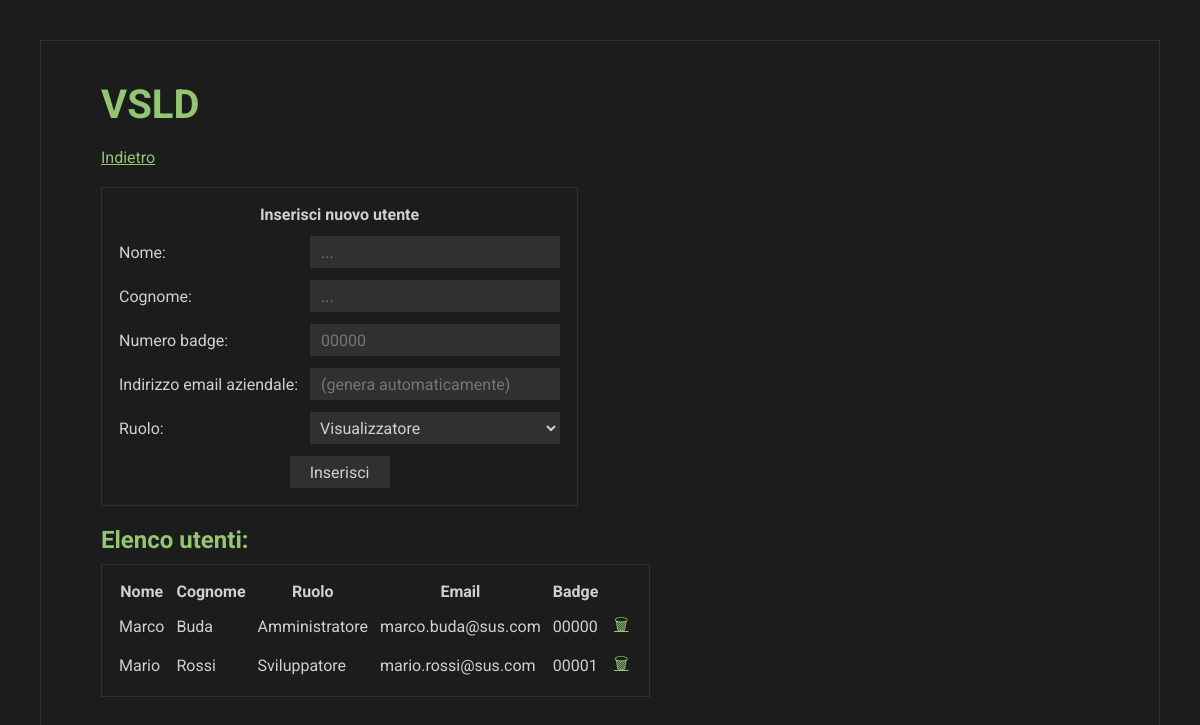
Page /Gruppo2549_Elaborato/vsld/users.php (signed in) on the committed database.
### tables this page shows
CREATE TABLE Utenti (
    Email VARCHAR(255) PRIMARY KEY,
    NumeroBadge CHAR(5) NOT NULL UNIQUE,
    Nome VARCHAR(30) NOT NULL,
    Cognome VARCHAR(60) NOT NULL,
    Password VARCHAR(60) NOT NULL,
    Ruolo ENUM('Visualizzatore', 'Sviluppatore', 'Amministratore') NOT NULL
);

### Gruppo2549_Elaborato/vsld/users.php (the view, shortened to what this page needs)
<!DOCTYPE html>
<html lang="it" dir="ltr">
      <head>
            <link rel="stylesheet" href="./style.css">
      </head>
      <body>
            <section>
                  <h1>VSLD</h1>
            </section>
            <section>
                  <a href="./internal.php">Indietro</a>
            </section>
            <section>
                  <form method=POST action="./users.php">
      			<table>
                              <tr>
                                    <th colspan=2>Inserisci nuovo utente</th>
                              </tr>
      				<tr>
      					<td>
      						<label for=first_name>Nome:</label>
      					</td>
      					<td>
      						<input class=text-wide type=text required id=first_name name=first_name maxlength=30 placeholder="...">
      					</td>
      				</tr>
      				<tr>
                                    <td>
      						<label for=last_name>Cognome:</label>
      					</td>
      					<td>
      						<input class=text-wide type=text required id=last_name name=last_name maxlength=60 placeholder="...">
      					</td>
      				</tr>
                              <tr>
                                    <td>
      						<label for=badge_number>Numero badge:</label>
      					</td>
      					<td>
      						<input class=text-wide type=text required id=badge_number name=badge_number pattern=".{5}" title="Inserisci 5 caratteri." placeholder="00000">
      					</td>
      				</tr>
                              <tr>
                                    <td>
      						<label for=email>Indirizzo email aziendale:</label>
      					</td>
      					<td>
      						<input class=text-wide type=text id=email name=email maxlength=255 placeholder="(genera automaticamente)">
      					</td>
      				</tr>
                              <tr>
                                    <td>
      						<label for=role>Ruolo:</label>
      					</td>
      					<td>
                                          <select class=text-wide id=role name=role>
                                                <option>Visualizzatore</option>
                                          </select>
      					</td>
      				</tr>
      				<tr>
      					<td class=center colspan=2>
      						<input class=button-wide type=submit name=submit value="Inserisci">
      					</td>
      				</tr>
      			</table>
      		</form>
            </section>
            <h2>Elenco utenti:</h2>
            <?php
                  try {
                        $conn = mysqli_connect('localhost', 'root', '', 'VSLD');
                        $result = $conn->query('SELECT Email, NumeroBadge, Nome, Cognome, Ruolo FROM Utenti');
                        if ($result->num_rows > 0) {
                              echo '<table><tr><th>Nome</th><th>Cognome</th><th>Ruolo</th><th>Email</th><th>Badge</th><td></td></tr>';
                              while ($row = $result->fetch_assoc()) {
                                    echo '<tr><td>' . htmlentities($row['Nome']) . '</td><td>' . htmlentities($row['Cognome']) . '</td><td>' . $row['Ruolo'] . '</td><td>' . htmlentities($row['Email']) . '</td><td>' . htmlentities($row['NumeroBadge']) . '</td>' .
                                          '<td class=center title="Elimina utente"><a href="./users.php?delete=' . urlencode($row['Email']) . '">&#128465;</a></td></tr>';
                              }
                              echo '</table>';
                        } else {
                              echo 'Non ci sono utenti. Come fai ad essere qui?';
                        }
                  } catch (Exception $e) {
                        $error = 'connection';
                  }
            ?>
      </body>
</html>

### Gruppo2549_Elaborato/vsld/style.css (style rules this page uses)
* { box-sizing: border-box; padding: 0; margin: 0; color: inherit; font-family: inherit; font-weight: inherit; font-size: inherit; border: none; }
html { color: #D0D0D0; font-family: 'Roboto', sans-serif; font-weight: 400; font-size: 16px; background-color: #1C1C1C; padding: 40px; }
body { max-width: 1200px; margin: 0 auto; padding: 60px; overflow-y: scroll; }
body, div, table, hr { border: 1px solid #303030; }
table { border-spacing: 2px; padding: 10px; }
th, td { padding: 5px; min-width: 32px; min-height: 32px; }
td.center { text-align: center; }
td select, td input { margin: 0; }
section { margin-bottom: 20px; }
h1, h2, h3, th, b { font-weight: 700; }
h1 { color: #93C572; font-size: 40px; margin: -20px 0 10px 0; }
h2 { color: #93C572; font-size: 24px; margin-bottom: 10px; }
a { color: #93C572; }
select, input, button { background-color: #303030; border: 1px solid #303030; padding: 5px; height: 32px; min-width: 32px; margin-right: 2px; margin-bottom: 2px; }
input, textarea { padding: 5px 10px; }
option { color: #D0D0D0; }
.text-wide { min-width: 250px; }
.button-wide { min-width: 100px; }

### rows in the picture
utenti: Nome "Marco", Cognome "Buda", Ruolo "Amministratore", Email "marco.buda@sus.com", NumeroBadge "00000"
utenti: Nome "Mario", Cognome "Rossi", Ruolo "Sviluppatore", Email "mario.rossi@sus.com", NumeroBadge "00001"
